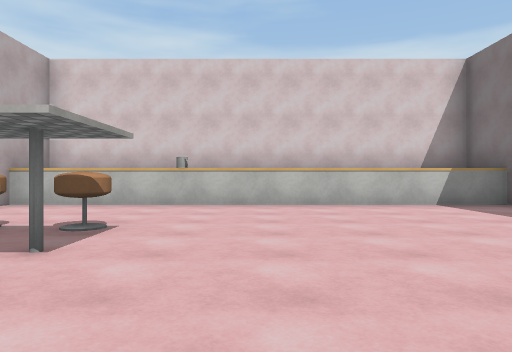
view 1 (above)

24 first-person views from a walk through a scene from a Unity 3-D project. The camera is 1.2 m above the floor, looks level and sees 70° across. The floor is counted in squares, 2 m on a side. Each view is taken from the middle of a square. On the plan, view 1 faces up. The plan holds only what a view shows up to about 10 squares ahead; the rest is blank. The place goes on beyond the plan. The player character is not drawn. Door leaves are left out, so doorways stand open. Surface patterns are stand-ins for the level's own textures.

view 2
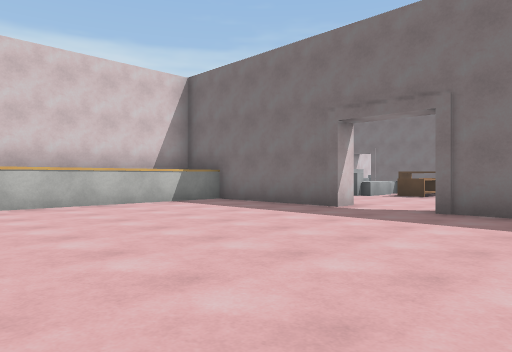

view 3
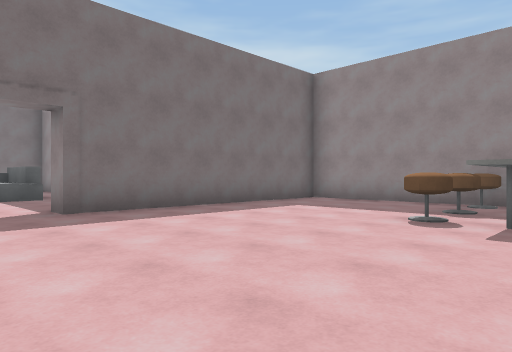

view 4
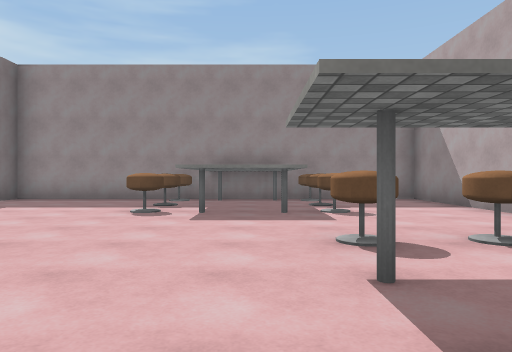

view 5
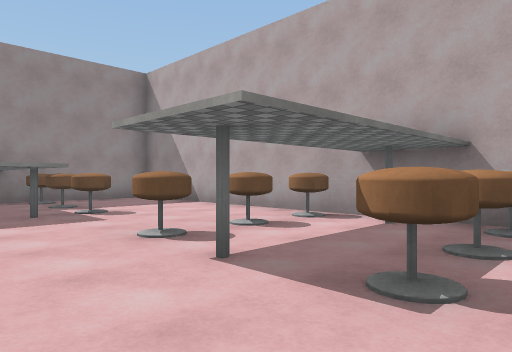

view 6
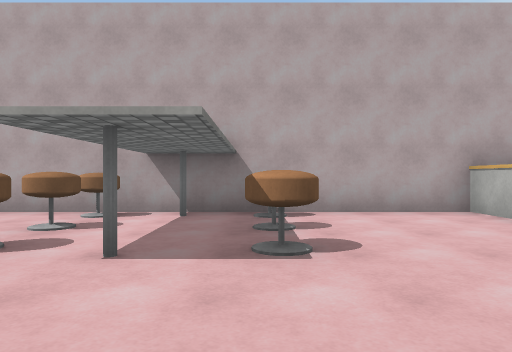

view 7
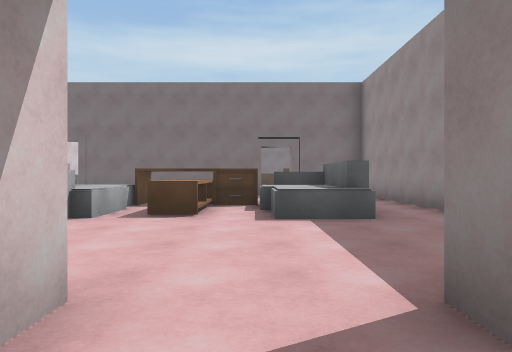

view 8
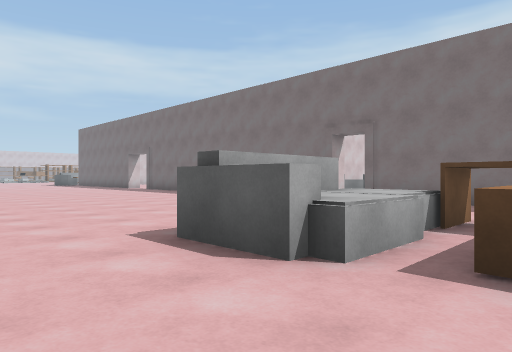

view 9
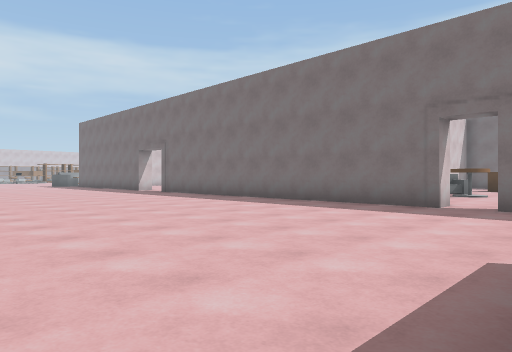

view 10
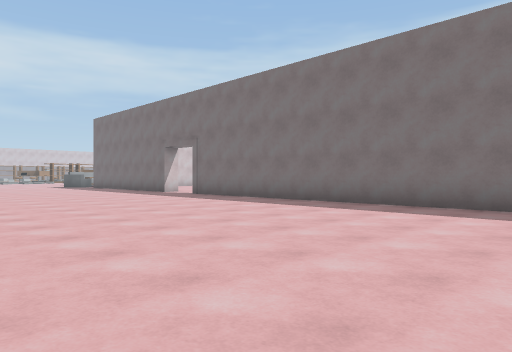

view 11
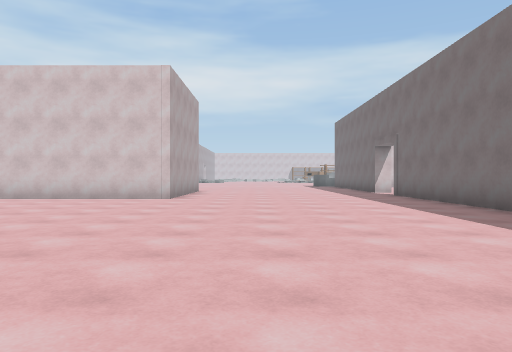

view 12
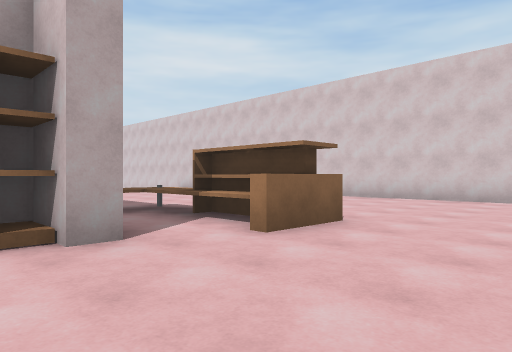

view 13
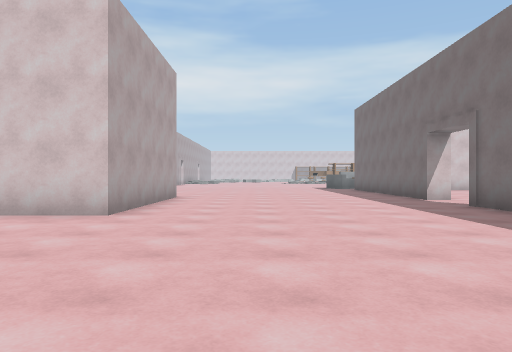

view 14
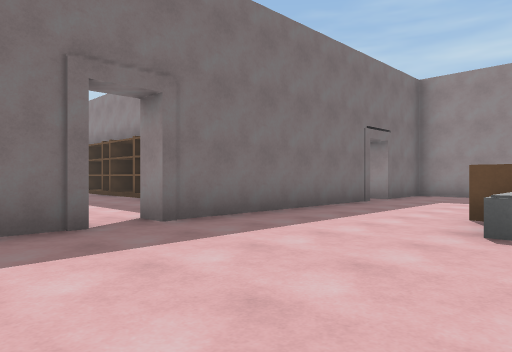

view 15
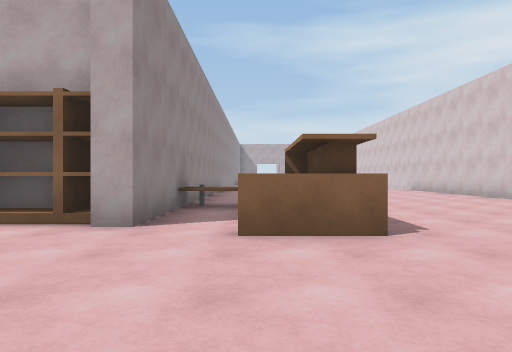

view 16
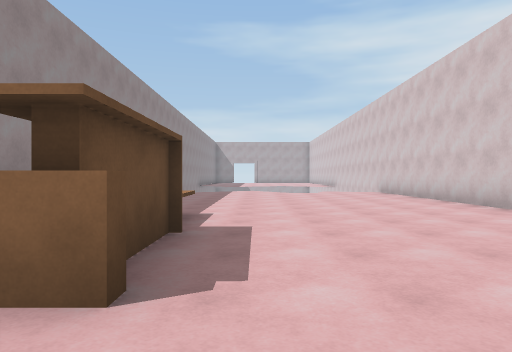

view 17
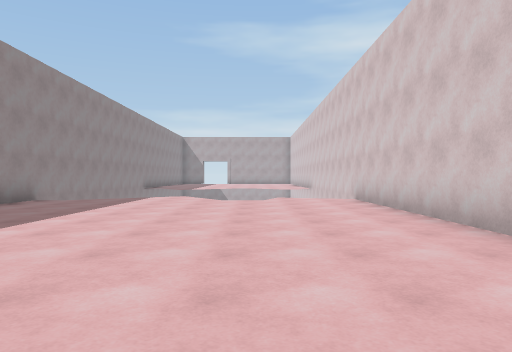

view 18
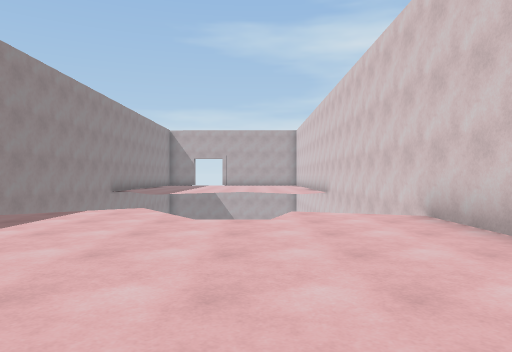

view 19
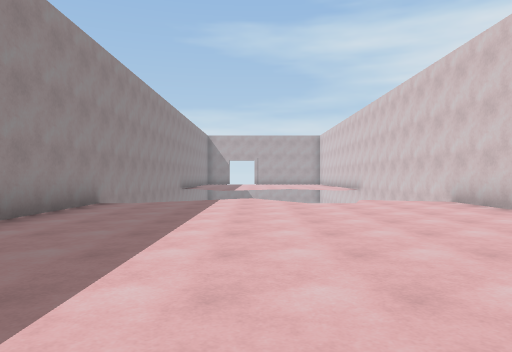

view 20
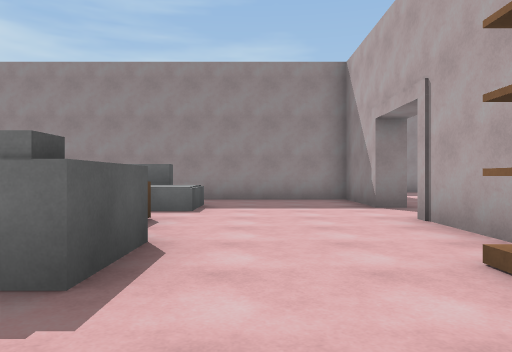

view 21
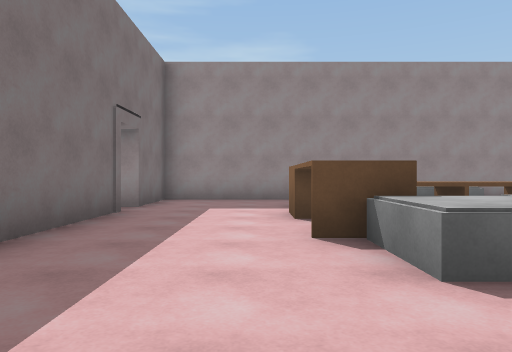

view 22
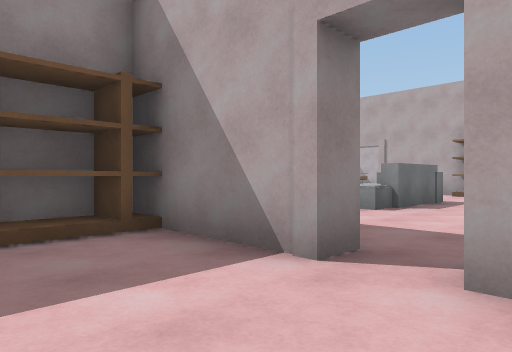

view 23
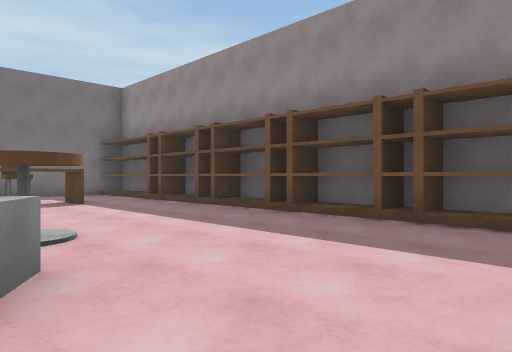

view 24
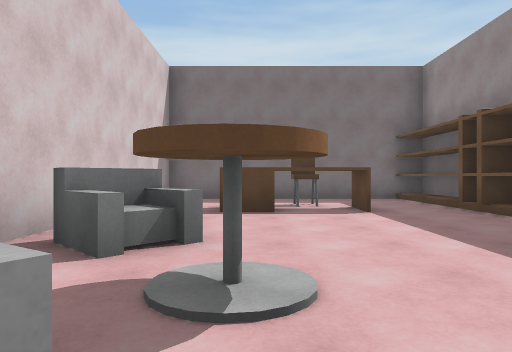

### Floor plan
Points are (right, up) in squares from view 1. A wall is a line through its corners. A room is listed if a view was taken in it or the views show most of it. See-through windows are left out.
Room 1 (views 1, 2, 3, 4, 5, 6, 7)
walls: (-1.5, -0.5) (0.2, -0.5); (5.2, 3.9) (5.2, 9) (-1.8, 9); (-1.9, 9) (-5.1, 9); (5.2, 7.6) (-5.1, 7.6); (-5.1, 8.4) (-5.1, -4.5) (5.2, -4.5) (5.2, 2.1)
ways out: open door at (5.5, 3) to room 2
objects: other object (-4, 2); other object (-4, 4); other object (-3, 2); other object (-3, 4); other object (-2, -4); other object (-2, -2); other object (-2, -1); other object (-2, 2); other object (-2, 3); other object (-2, 4); other object (1, -4); other object (1, -2); other object (1, -1)
Room 2 (views 8, 9, 10, 11, 12, 13, 14, 15, 16, 17, 18, 19, 20, 21)
walls: (6.5, 11.5) (5, 11.5); (7.1, 11.8) (5.1, 11.8); (5, 12.1) (7.1, 12.1); (7.3, 12.4) (7.3, 10.8); (5.7, 5.8) (5.7, 3.9); (1.1, 9.6) (6.7, 9.6) (6.7, 9) (5.6, 9); (5.7, 2.1) (5.7, -0.3) (15.3, -0.3) (15.3, 1.9); (2.5, 17.6) (-9, 17.6); (15.3, 9.4) (15.3, 19.4); (15.3, 2.8) (15.3, 8.5); (8.8, 22) (8.8, 17.6) (4.2, 17.6); (15.3, 21.1) (15.3, 22); (-9, 9.6) (-0.9, 9.6)
low walls: (6.9, 11.1) (4.3, 11.1)
ways out: open door at (5.5, 3) to room 1; opening at (15.5, 6) to room 3; open door at (15.5, 9) to room 3; open door at (15, 2); open door at (15.5, 20.5)
objects: other object (4, 10); other object (4, 12); shelf (6, 7) to (6, 8); sofa (9, 2) to (12, 2); sofa (9, 6) to (12, 7); table (10, 4) to (11, 4); table (11, 3) to (12, 5); shelf (16, 6) to (17, 6)
Room 3 (views 22, 23, 24)
walls: (24.5, 6.3) (27.8, 6.3); (25.9, 5.6) (27.7, 5.6) (27.7, 12.3) (21.2, 12.3); (15.9, 9.4) (15.3, 9.4); (15.3, 8.5) (15.8, 8.5) (15.8, 6.5); (16.2, 5.6) (21.4, 5.6)
ways out: opening at (15.5, 6) to room 2; open door at (15.5, 9) to room 2
objects: shelf (18, 6) to (19, 6); other object (18, 11) to (19, 11); shelf (20, 6) to (21, 6); other object (20, 10); other object (21, 11) to (22, 11); shelf (22, 6) to (24, 6); table (24, 8) to (25, 10); other object (25, 9)

Positions as (right, up) in squares from view 1, and headings:
1: (0, 0), facing up
2: (-1, 0), facing up-right
3: (-1, 4), facing down-right
4: (-1, 5), facing down
5: (0, 5), facing down-left
6: (1, 4), facing left
7: (4, 3), facing right
8: (7, 4), facing up-right
9: (8, 7), facing up-right
10: (8, 9), facing up-right
11: (11, 8), facing up
12: (10, 8), facing up-left
13: (11, 12), facing up
14: (11, 11), facing down-right
15: (11, 11), facing left
16: (9, 13), facing left
17: (5, 15), facing left
18: (1, 15), facing left
19: (4, 13), facing left
20: (8, 9), facing down
21: (13, 9), facing down
22: (18, 10), facing down-left
23: (16, 11), facing down-right
24: (18, 10), facing right
